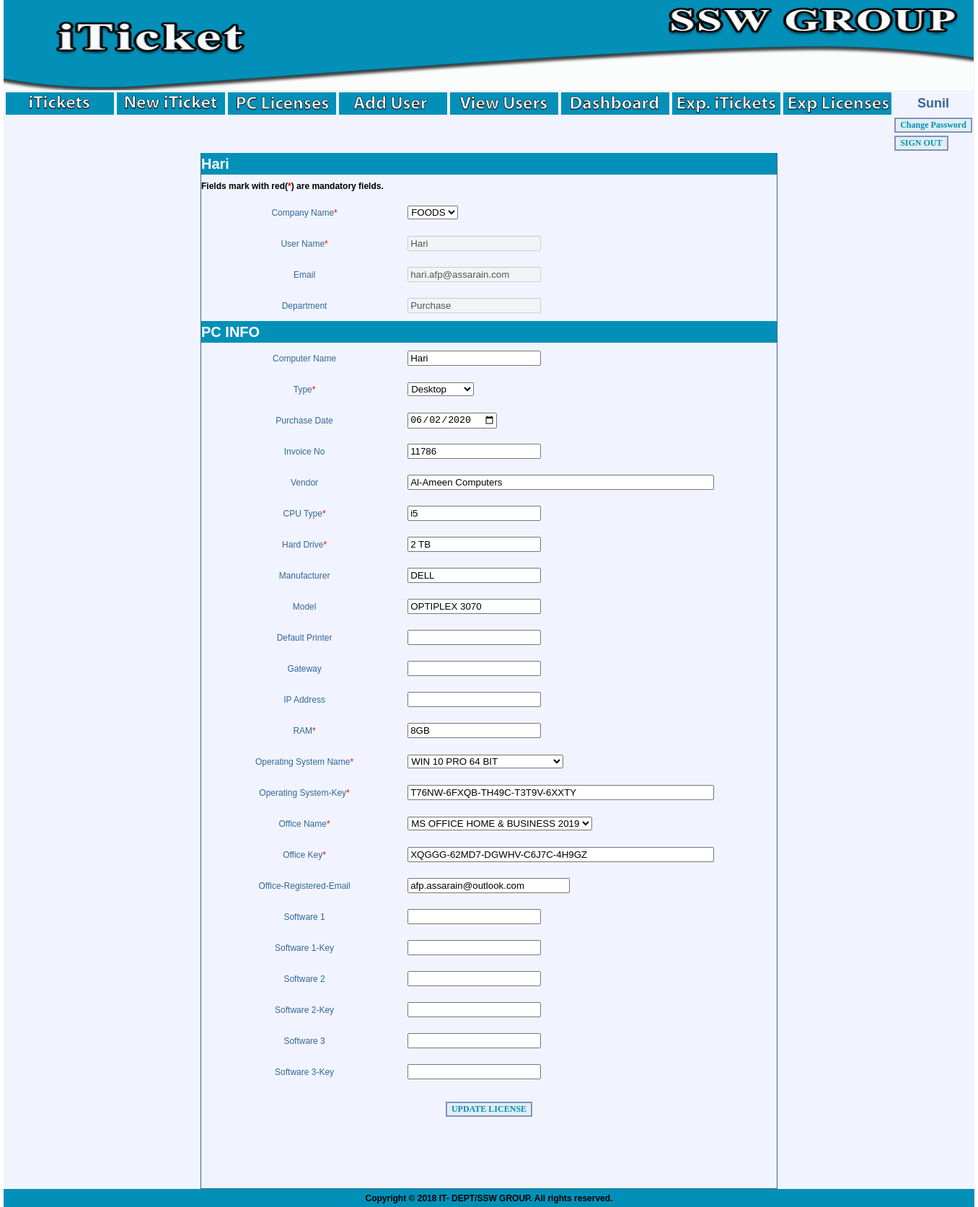
/addlicense.php?assetid=577 (signed in), run on the app's committed database.
### tables this page shows
CREATE TABLE IF NOT EXISTS `userinfo` (
  `Assetid` int(11) NOT NULL AUTO_INCREMENT,
  `CompanyName` varchar(100) DEFAULT NULL,
  `Dept` varchar(18) DEFAULT NULL,
  `Email` varchar(45) DEFAULT NULL,
  `Username` varchar(50) DEFAULT NULL,
  PRIMARY KEY (`Assetid`)
);

CREATE TABLE IF NOT EXISTS `pclicenses` (
  `Assetid` int(3) NOT NULL,
  `ComputerName` varchar(23) DEFAULT NULL,
  `Type` varchar(20) NOT NULL,
  `CPU_Type` varchar(44) DEFAULT NULL,
  `HardDrive` varchar(18) DEFAULT NULL,
  `Manufacturer` varchar(43) DEFAULT NULL,
  `Model` varchar(65) DEFAULT NULL,
  `DefaultPrinter` varchar(123) DEFAULT NULL,
  `gateway` varchar(15) DEFAULT NULL,
  `ipaddress` varchar(15) DEFAULT NULL,
  `RAM` varchar(14) DEFAULT NULL,
  `osname` varchar(65) DEFAULT NULL,
  `previousos` varchar(30) DEFAULT NULL,
  `oskey` varchar(37) DEFAULT NULL,
  `officename` varchar(44) DEFAULT NULL,
  `officekey` varchar(35) DEFAULT NULL,
  `soft1` varchar(35) DEFAULT NULL,
  `soft1key` varchar(40) DEFAULT NULL,
  `soft2` varchar(47) DEFAULT NULL,
  `soft2key` varchar(48) DEFAULT NULL,
  `soft3` varchar(32) DEFAULT NULL,
  `soft3key` varchar(29) DEFAULT NULL,
  `purchase_date` date DEFAULT NULL,
  `invoice_no` int(100) DEFAULT NULL,
  `vendor` varchar(200) NOT NULL,
  `offemail` varchar(100) NOT NULL,
  PRIMARY KEY (`Assetid`)
);

### templates_c/%%5A^5AD^5ADC8FF0%%addlicense.html.php (the view, shortened to what the rows shown need)
<!DOCTYPE html PUBLIC "-//W3C//DTD XHTML 1.0 Transitional//EN" "http://www.w3.org/TR/xhtml1/DTD/xhtml1-transitional.dtd">
<html xmlns="http://www.w3.org/1999/xhtml">
<head>
<link href="style.css" rel="stylesheet" type="text/css" />
</head>
<body>
<table width="1345"  align="center" cellpadding="0" cellspacing="0"  bgcolor="F1F4FE" >
  <tr>
    <td height="75" colspan="2">
    <img src="images/header.gif" width="1345" height="125" />
    </td>
    </tr>
            <tr>
           		<td>
                	<table>
                    	<tr>
           <td><a href="mainpage.php"><img src="images/itickets.gif" width="150" style="cursor:pointer"/></a></td>
           <td><a href="newiticket.php"><img src="images/new-iticket.gif" width="150" style="cursor:pointer"/></a></td>
           <td><a href="pclicenses.php"><img src="images/pclicenses.gif" width="150" style="cursor:pointer" /></a></td>
                    <td><a href="adduser.php"><img src="images/adduser.gif" width="150" style="cursor:pointer" /></a></td>
           <td><a href="viewusers.php"><img src="images/viewusers.gif" width="150" style="cursor:pointer" /></a></td>
           <td><a href="dashboard.php"><img src="images/dashboard.gif" width="150" style="cursor:pointer" /></a></td>
           <td width="100"><a href="export_iTicket.php"><img src="images/exp_iTickets.gif" width="150" style="cursor:pointer" /></a></td>
           <td width="100"><a href="export_licenses.php"><img src="images/exp-licenses.gif" width="150" style="cursor:pointer" /></a></td>
           <td width="100" id="normal_text"><strong><font size=+1><?php echo $this->_tpl_vars['display_name']; ?>
</font></strong></td>
            </tr>
           <tr>
                   <td width="100">&nbsp;</td>
          		<td width="100">&nbsp;</td>
          	 	<td width="100">&nbsp;</td>
           		 <td width="100">&nbsp;</td>
           		<td width="100">&nbsp;</td>
                 <td width="100">&nbsp;</td>
           		<td width="100">&nbsp;</td>
                <td width="100">&nbsp;</td>
                <td width="75"><a href="changepass.php" style="cursor:pointer"><input type="button" class="button" value="Change Password"/></a></td>
            </tr>
            <tr>
            		<td width="100">&nbsp;</td>
                 <td width="100">&nbsp;</td>
           		<td width="100">&nbsp;</td>
                <td width="100">&nbsp;</td>
                 <td width="100">&nbsp;</td>
           		<td width="100">&nbsp;</td>
                <td width="100">&nbsp;</td>
                 <td width="100">&nbsp;</td>
                    <td width="100">
       					 <a href="index.php?val=o"><input type="button" value="SIGN OUT" name="out" id="out" class="button" style="cursor:pointer"/></a>
       				 </td>
            </tr>
             </table>
             </td>
           </tr>
  <tr>
    <td width="1345" bgcolor="F1F4FE"><form id="addlicense" method="post" name="addlicense" onsubmit="return validate()" action="addlicense.php" >
      <table width="800" height="373" border="0" cellpadding="0" cellspacing="0" align="center" class="tbl" >
        <tr>
          <td height="30" colspan="2" bgcolor="#0390B8" id="heading"><?php if ($this->_tpl_vars['assetid']):  echo $this->_tpl_vars['username'];  else: ?>Add New User<?php endif; ?></td>
        </tr>
        <tr>
        	<td height="31" colspan="2">
            <strong>Fields mark with red(<span class="red">*</span>) are mandatory fields.</strong>
            </td>
        </tr>
        <tr>
          <td width="251" height="43" id="normal_text">Company Name<span class="red">*</span></td>
          <td width="449">
          						<select name="company">
                                <option><?php echo $this->_tpl_vars['companyname']; ?>
</option>
								</select>
          </td>
        </tr>
               <tr>
          <td width="251" height="43"  id="normal_text">User Name<span class="red">*</span></td>
          <td width="449">
          <input type="text" name="username" value="<?php echo $this->_tpl_vars['username']; ?>
" disabled="disabled" />
          </td>
        </tr>
        <tr>
          <td width="251" height="43"  id="normal_text">Email</td>
          <td width="449">
			<input type="text" name="email" value="<?php echo $this->_tpl_vars['email']; ?>
" disabled="disabled"/>
          </td>
        </tr>
         <tr>
          <td width="251" height="43"  id="normal_text">Department</td>
          <td width="449"><input type="text" name="dept" value="<?php echo $this->_tpl_vars['dept']; ?>
" disabled="disabled" /></td>
          </tr>
           <tr>
          <td height="30" colspan="2" bgcolor="#0390B8" id="heading">PC INFO</td>
          </tr>
           <tr>
          <td width="251" height="43"  id="normal_text">Computer Name</td>
          <td width="449"><input type="text" name="computername" value="<?php echo $this->_tpl_vars['computername']; ?>
"  /></td>
          </tr>
                   <tr>
          <td width="251" height="43"  id="normal_text">Type<span class="red">*</span></td>
          <td width="449">
          <select name="type">
          <option value="desktop" <?php if ($this->_tpl_vars['type'] == 'desktop'): ?> selected="selected"<?php endif; ?>>Desktop</option>
          </select>
          </td>
          </tr>
           <tr>
          <td width="251" height="43"  id="normal_text">Purchase Date</td>
          <td width="195"><input type="date" name="purchase_date" id="purchase_date" value="<?php echo $this->_tpl_vars['purchase_date']; ?>
" /></td>
          </tr>
                     <tr>
          <td width="251" height="43"  id="normal_text">Invoice No</td>
          <td width="195"><input type="text" name="invoice_no" id="invoice_no" value="<?php echo $this->_tpl_vars['invoice_no']; ?>
" /></td>
          </tr>
           <tr>
          <td width="251" height="43"  id="normal_text">Vendor</td>
          <td width="300"><input type="text" name="vendor" id="vendor" value="<?php echo $this->_tpl_vars['vendor']; ?>
" size="50" /></td>
          </tr>
                   <tr>
          <td width="251" height="43"  id="normal_text">CPU Type<span class="red">*</span></td>
          <td width="449"><input type="text" name="cpu_type" value="<?php echo $this->_tpl_vars['cpu_type']; ?>
"  /></td>
          </tr>
                   <tr>
          <td width="251" height="43"  id="normal_text">Hard Drive<span class="red">*</span></td>
          <td width="449"><input type="text" name="harddrive" value="<?php echo $this->_tpl_vars['harddrive']; ?>
"  /></td>
          </tr>
                   <tr>
          <td width="251" height="43"  id="normal_text">Manufacturer</td>
          <td width="449"><input type="text" name="manufacturer" value="<?php echo $this->_tpl_vars['manufacturer']; ?>
"  /></td>
          </tr>
                   <tr>
          <td width="251" height="43"  id="normal_text">Model</td>
          <td width="449"><input type="text" name="model" value="<?php echo $this->_tpl_vars['model']; ?>
"  /></td>
          </tr>
                   <tr>
          <td width="251" height="43"  id="normal_text">Default Printer</td>
          <td width="449"><input type="text" name="default_printer" value="<?php echo $this->_tpl_vars['default_printer']; ?>
"  /></td>
          </tr>
                   <tr>
          <td width="251" height="43"  id="normal_text">Gateway</td>
          <td width="449"><input type="text" name="gateway" value="<?php echo $this->_tpl_vars['gateway']; ?>
"  /></td>
          </tr>
                   <tr>
          <td width="251" height="43"  id="normal_text">IP Address</td>
          <td width="449"><input type="text" name="ipaddress" value="<?php echo $this->_tpl_vars['ipaddress']; ?>
"  /></td>
          </tr>
                   <tr>
          <td width="251" height="43"  id="normal_text">RAM<span class="red">*</span></td>
          <td width="449"><input type="text" name="ram" value="<?php echo $this->_tpl_vars['ram']; ?>
"  /></td>
          </tr>
                   <tr>
          <td width="251" height="43"  id="normal_text">Operating System Name<span class="red">*</span></td>
          <td width="449">
          <select name="osname">
          <option value="WIN 10 PRO 64 BIT"<?php if ($this->_tpl_vars['osname'] == 'WIN 10 PRO 64 BIT'): ?> selected="selected"<?php endif; ?>>WIN 10 PRO 64 BIT</option>
          </select>
          </td>
          </tr>
                   <tr>
          <td width="251" height="43"  id="normal_text">Operating System-Key<span class="red">*</span></td>
          <td width="449"><input type="text" name="oskey" value="<?php echo $this->_tpl_vars['oskey']; ?>
" size="50"  /></td>
          </tr>
                   <tr>
          <td width="251" height="43"  id="normal_text">Office Name<span class="red">*</span></td>
          <td width="449">
                    <select name="officename">
             <option value="MS OFFICE HOME & BUSINESS 2019" <?php if ($this->_tpl_vars['officename'] == 'MS OFFICE HOME & BUSINESS 2019'): ?> selected="selected"<?php endif; ?>>MS OFFICE HOME & BUSINESS 2019</option>
          </select>
          </td>
          </tr>
                   <tr>
          <td width="251" height="43"  id="normal_text">Office Key<span class="red">*</span></td>
          <td width="449"><input type="text" name="officekey" value="<?php echo $this->_tpl_vars['officekey']; ?>
" size="50"  /></td>
          </tr>
          <tr>
          <td width="251" height="43"  id="normal_text">Office-Registered-Email</td>
          <td width="449"><input type="text" name="offemail" value="<?php echo $this->_tpl_vars['offemail']; ?>
" size="25"  /></td>
          </tr>
                   <tr>
          <td width="251" height="43"  id="normal_text">Software 1</td>
          <td width="449"><input type="text" name="sof1" value="<?php echo $this->_tpl_vars['sof1']; ?>
" /></td>
          </tr>
                   <tr>
          <td width="251" height="43"  id="normal_text">Software 1-Key</td>
          <td width="449"><input type="text" name="soft1key" value="<?php echo $this->_tpl_vars['soft1key']; ?>
"  /></td>
          </tr>
                   <tr>
          <td width="251" height="43"  id="normal_text">Software 2</td>
          <td width="449"><input type="text" name="soft2" value="<?php echo $this->_tpl_vars['soft2']; ?>
" /></td>
          </tr>
                   <tr>
          <td width="251" height="43"  id="normal_text">Software 2-Key</td>
          <td width="449"><input type="text" name="soft2key" value="<?php echo $this->_tpl_vars['soft2key']; ?>
"  /></td>
          </tr>
                   <tr>
          <td width="251" height="43"  id="normal_text">Software 3</td>
          <td width="449"><input type="text" name="soft3" value="<?php echo $this->_tpl_vars['soft3']; ?>
"  /></td>
          </tr>
                   <tr>
          <td width="251" height="43"  id="normal_text">Software 3-Key</td>
          <td width="449"><input type="text" name="soft3key" value="<?php echo $this->_tpl_vars['soft3key']; ?>
"  /></td>
          </tr>
        <tr>
          <td colspan="2" height="60"  align="center"><input type="submit" value="<?php if ($this->_tpl_vars['username']): ?>UPDATE<?php else: ?>ADD<?php endif; ?> LICENSE" class="button" style="cursor:pointer" /></td>
        </tr>
        <tr>
          <td colspan="2" height="80" align="center" class="red"><?php echo $this->_tpl_vars['display']; ?>
</td>
        </tr>
      </table>
    </form></td>
  </tr>
    <th colspan="3" bgcolor="#0390B8" height="25">Copyright © 2018 IT- DEPT/SSW GROUP. All rights reserved.</th>
</table>
</body>
</html>

### data on the page
userinfo: Username "Hari", company "FOODS", username "Hari", email "hari.afp@assarain.com", dept "Purchase", computername "Hari", purchase_date "06/02/2020", invoice_no "11786", vendor "Al-Ameen Computers", cpu_type "i5", harddrive "2 TB", manufacturer "DELL", model "OPTIPLEX 3070", ram "8GB", oskey "T76NW-6FXQB-TH49C-T3T9V-6XXTY", officekey "XQGGG-62MD7-DGWHV-C6J7C-4H9GZ", offemail "afp.assarain@outlook.com", Username "UPDATE LICENSE"
pclicenses: type "Desktop", osname "WIN 10 PRO 64 BIT", officename "MS OFFICE HOME & BUSINESS 2019"

### other printed values
$this->_tpl_vars['display_name'] "Sunil"
